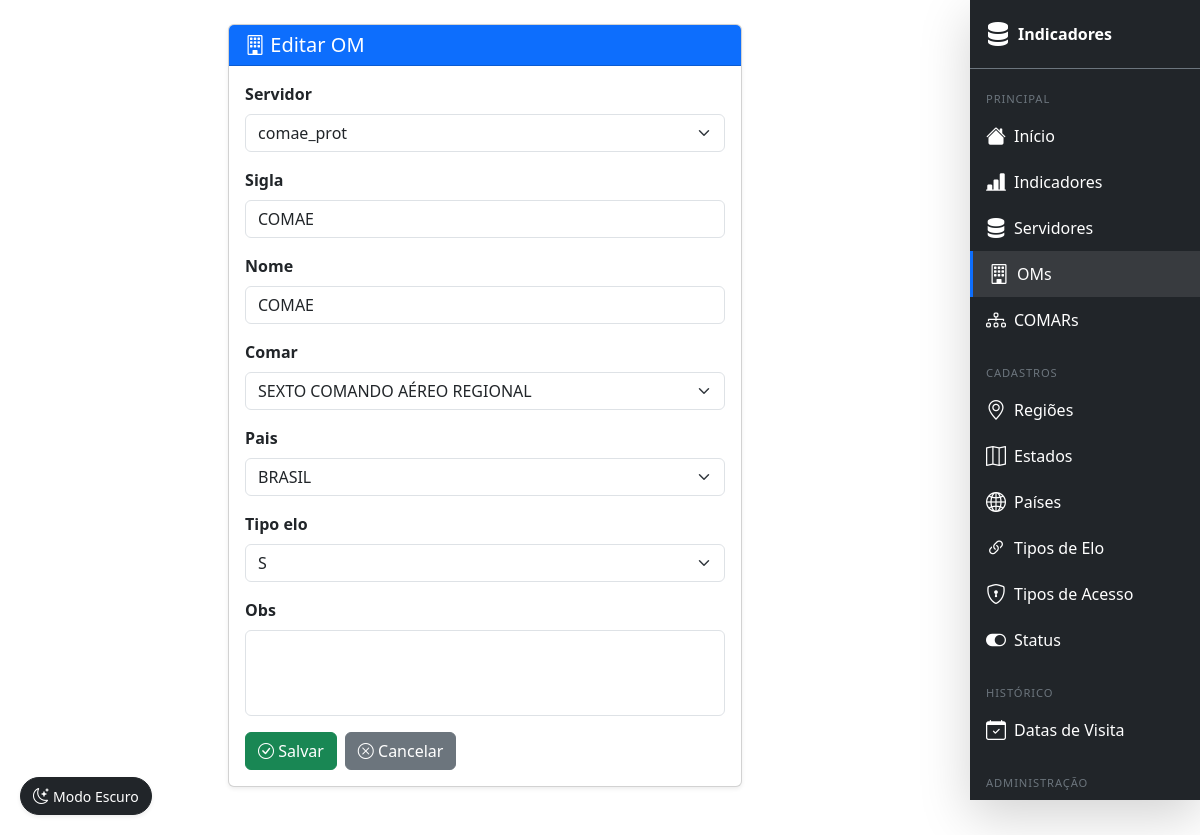
Page /om/1/editar/ (signed in) on the committed database.
### indicadores/models.py (models this page shows, shortened)
class OM(models.Model):
    servidor = models.ForeignKey(
        Servidor,
        on_delete=models.SET_NULL,
        null=True,
        blank=True,
        related_name='oms',
        verbose_name='Servidor',
    )
    sigla = models.CharField(max_length=20)
    nome = models.CharField(max_length=100)
    comar = models.ForeignKey(Comar, on_delete=models.CASCADE)
    pais = models.ForeignKey(Pais, on_delete=models.CASCADE)
    tipo_elo = models.ForeignKey(TipoElo, on_delete=models.CASCADE)
    obs = models.TextField(blank=True, null=True)
    class Meta:
        verbose_name = 'OM'
        verbose_name_plural = 'OMs'

### indicadores/views/views_om.py (the view)
# urls.py: path('om/<int:pk>/editar/',           lr(views.om_update), name='om_update'),
def om_update(request, pk):
    obj = get_object_or_404(OM, pk=pk)
    form = OMForm(request.POST or None, instance=obj)
    if form.is_valid():
        form.save()
        messages.success(request, 'OM atualizada.')
        return redirect('ind:om_list')
    return render(request, 'om/form.html', {'form': form, 'titulo': 'Editar OM'})

### indicadores/forms.py (shortened to what this page needs)
class OMForm(forms.ModelForm):
    class Meta:
        model = OM
        fields = ['servidor', 'sigla', 'nome', 'comar', 'pais', 'tipo_elo', 'obs']
        widgets = {
            'servidor': forms.Select(attrs=_SELECT_ATTRS),
            'sigla': forms.TextInput(attrs=_WIDGET_ATTRS),
            'nome': forms.TextInput(attrs=_WIDGET_ATTRS),
            'comar': forms.Select(attrs=_SELECT_ATTRS),
            'pais': forms.Select(attrs=_SELECT_ATTRS),
            'tipo_elo': forms.Select(attrs=_SELECT_ATTRS),
            'obs': forms.Textarea(attrs={**_WIDGET_ATTRS, 'rows': 3}),
        }

### indicadores/models.py (called while the page is built)
    def __str__(self):
        return self.tipo

    def __str__(self):
        return self.nome

    def __str__(self):
        return self.nome

    def __str__(self):
        return self.nome

### templates/om/form.html (shortened to what this page needs)
{% extends 'base.html' %}
{% block content %}
<div class="container mt-4">
    <div class="row justify-content-center">
        <div class="col-md-7">
            <div class="card shadow-sm">
                <div class="card-header bg-primary text-white">
                    <h5 class="mb-0"><i class="bi bi-building"></i> {{ titulo }}</h5>
                </div>
                <div class="card-body">
                    <form method="post">
                        {% for field in form %}
                        <div class="mb-3">
                            <label class="form-label fw-semibold">{{ field.label }}</label>
                            {{ field }}
                        </div>
                        {% endfor %}
                        <div class="d-flex gap-2">
                            <button type="submit" class="btn btn-success"><i class="bi bi-check-circle"></i> Salvar</button>
                            <a href="{% url 'ind:om_list' %}" class="btn btn-secondary"><i class="bi bi-x-circle"></i> Cancelar</a>
                        </div>
                    </form>
                </div>
            </div>
        </div>
    </div>
</div>
{% endblock %}

### templates/base.html (style rules this page uses)
@media (min-width: 992px) { body { padding-right: 230px; } }
textarea { resize: none; }

### rows in the picture
OM: form "comae_prot" "COMAE" "COMAE" "SEXTO COMANDO AÉREO REGIONAL" "BRASIL" "S"

### other values in the picture
{{ titulo }} "Editar OM"
{{ field.label }} "Servidor" "Sigla" "Nome" "Comar" "Pais" "Tipo elo" "Obs"
